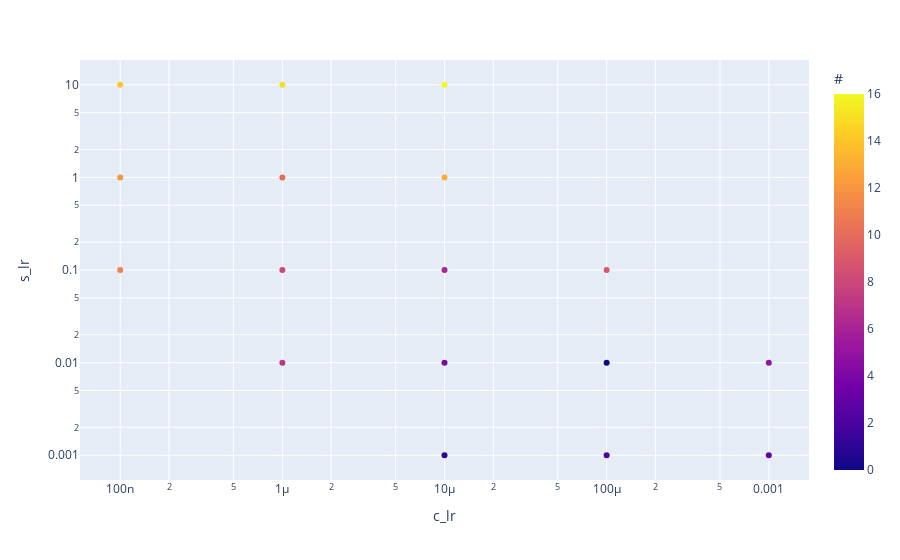

This figure's notebook cell:
### Code cell
import plotly.express as px
df2 = pd.DataFrame({'c_lr': cs, 's_lr': ss, '#': range(len(ss))})
fig = px.scatter(df2, x="c_lr", y="s_lr", 
         color="#", log_x=True, log_y=True, size_max=60)
fig.show()

### Figure 1 — Plotly figure (JSON) as saved in the notebook; plotly's stock layout.template omitted (floating-point values rounded to 4 significant figures)
{"data": [{"hovertemplate": "c_lr=%{x}<br>s_lr=%{y}<br>#=%{marker.color}<extra></extra>", "legendgroup": "", "marker": {"color": [0, 1, 2, 3, 4, 5, 6, 7, 8, 9, 10, 11, 12, 13, 14, 15, 16], "coloraxis": "coloraxis", "symbol": "circle"}, "mode": "markers", "name": "", "orientation": "v", "showlegend": false, "type": "scatter", "x": [0.0001, 1e-05, 0.0001, 0.001, 1e-05, 0.001, 1e-05, 1e-06, 1e-06, 0.0001, 1e-06, 1e-07, 1e-07, 1e-05, 1e-07, 1e-06, 1e-05], "xaxis": "x", "y": [0.01, 0.001, 0.001, 0.001, 0.01, 0.01, 0.1, 0.01, 0.1, 0.1, 1, 0.1, 1, 1, 10, 10, 10], "yaxis": "y"}], "layout": {"autosize": true, "coloraxis": {"colorbar": {"title": {"text": "#"}}, "colorscale": [[0, "#0d0887"], [0.1111, "#46039f"], [0.2222, "#7201a8"], [0.3333, "#9c179e"], [0.4444, "#bd3786"], [0.5556, "#d8576b"], [0.6667, "#ed7953"], [0.7778, "#fb9f3a"], [0.8889, "#fdca26"], [1, "#f0f921"]]}, "legend": {"tracegroupgap": 0}, "margin": {"t": 60}, "xaxis": {"anchor": "y", "autorange": true, "domain": [0, 1], "range": [-7.236, -2.764], "title": {"text": "c_lr"}, "type": "log"}, "yaxis": {"anchor": "x", "autorange": true, "domain": [0, 1], "range": [-3.284, 1.284], "title": {"text": "s_lr"}, "type": "log"}}}
